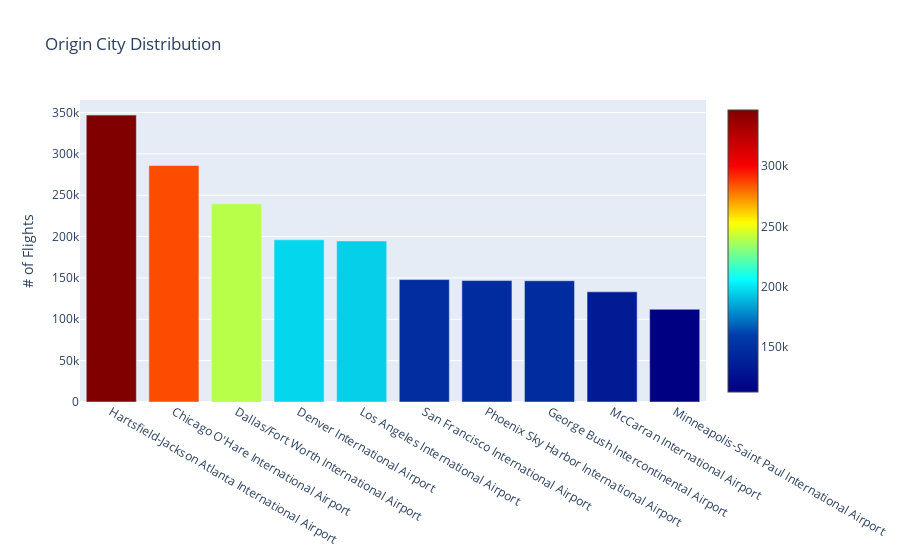

Source (notebook cell):
### Code cell
trace = go.Bar(
    x=airport.index,
    y=airport.values,
    marker=dict(
        color = airport.values,
        colorscale='Jet',
        showscale=True
    )
)

data = [trace]
layout = go.Layout(
    title='Origin City Distribution', 
    yaxis = dict(title = '# of Flights')
)

fig = go.Figure(data=data, layout=layout)
py.iplot(fig)

### Figure 1 — Plotly figure (JSON) as saved in the notebook; plotly's stock layout.template omitted (floating-point values rounded to 4 significant figures)
{"data": [{"marker": {"color": [346836, 285884, 239551, 196055, 194673, 148008, 146815, 146622, 133181, 112117], "colorscale": [[0, "rgb(0,0,131)"], [0.2, "rgb(0,60,170)"], [0.4, "rgb(5,255,255)"], [0.6, "rgb(255,255,0)"], [0.8, "rgb(250,0,0)"], [1, "rgb(128,0,0)"]], "showscale": true}, "type": "bar", "x": ["Hartsfield-Jackson Atlanta International Airport", "Chicago O'Hare International Airport", "Dallas/Fort Worth International Airport", "Denver International Airport", "Los Angeles International Airport", "San Francisco International Airport", "Phoenix Sky Harbor International Airport", "George Bush Intercontinental Airport", "McCarran International Airport", "Minneapolis-Saint Paul International Airport"], "y": [346836, 285884, 239551, 196055, 194673, 148008, 146815, 146622, 133181, 112117]}], "layout": {"title": {"text": "Origin City Distribution"}, "yaxis": {"title": {"text": "# of Flights"}}}}
